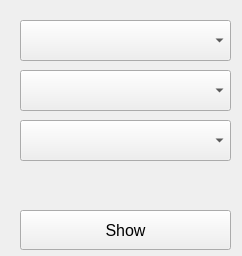
<?xml version="1.0" encoding="UTF-8"?>
<ui version="4.0">
 <class>StatWindow</class>
 <widget class="QWidget" name="StatWindow">
  <property name="geometry">
   <rect>
    <x>0</x>
    <y>0</y>
    <width>242</width>
    <height>256</height>
   </rect>
  </property>
  <property name="font">
   <font>
    <family>Leelawadee UI</family>
    <pointsize>12</pointsize>
   </font>
  </property>
  <property name="windowTitle">
   <string>Form</string>
  </property>
  <widget class="QPushButton" name="bShow">
   <property name="geometry">
    <rect>
     <x>20</x>
     <y>210</y>
     <width>211</width>
     <height>40</height>
    </rect>
   </property>
   <property name="font">
    <font>
     <family>Leelawadee UI</family>
     <pointsize>12</pointsize>
    </font>
   </property>
   <property name="text">
    <string>Show</string>
   </property>
  </widget>
  <widget class="QComboBox" name="cbType">
   <property name="geometry">
    <rect>
     <x>20</x>
     <y>20</y>
     <width>211</width>
     <height>41</height>
    </rect>
   </property>
   <property name="font">
    <font>
     <family>Leelawadee UI</family>
     <pointsize>11</pointsize>
    </font>
   </property>
  </widget>
  <widget class="QComboBox" name="cbPeriod">
   <property name="geometry">
    <rect>
     <x>20</x>
     <y>70</y>
     <width>211</width>
     <height>41</height>
    </rect>
   </property>
   <property name="font">
    <font>
     <family>Leelawadee UI</family>
     <pointsize>11</pointsize>
    </font>
   </property>
  </widget>
  <widget class="QComboBox" name="cbList">
   <property name="geometry">
    <rect>
     <x>20</x>
     <y>120</y>
     <width>211</width>
     <height>41</height>
    </rect>
   </property>
   <property name="font">
    <font>
     <family>Leelawadee UI</family>
     <pointsize>11</pointsize>
    </font>
   </property>
  </widget>
 </widget>
 <resources/>
 <connections/>
</ui>
